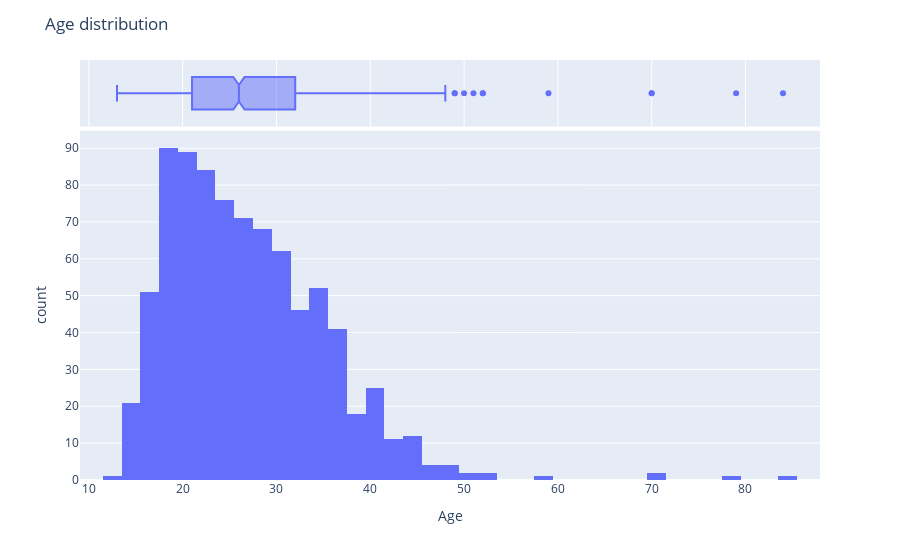

The cell this chart's notebook holds for it:
### Code cell
age_dist = px.histogram(df, x="Age", marginal="box")
age_dist.update_layout(title="Age distribution")
age_dist.show()

### Figure 1 — Plotly figure (JSON) as saved in the notebook; plotly's stock layout.template omitted (floating-point values rounded to 4 significant figures; data arrays with more than 128 entries replaced by an {"elided": "..."} marker saying what was removed)
{"data": [{"alignmentgroup": "True", "bingroup": "x", "hovertemplate": "Age=%{x}<br>count=%{y}<extra></extra>", "legendgroup": "", "marker": {"color": "#636efa", "pattern": {"shape": ""}}, "name": "", "offsetgroup": "", "orientation": "v", "showlegend": false, "type": "histogram", "x": {"elided": "835 int values"}, "xaxis": "x", "yaxis": "y"}, {"alignmentgroup": "True", "hovertemplate": "Age=%{x}<extra></extra>", "legendgroup": "", "marker": {"color": "#636efa"}, "name": "", "notched": true, "offsetgroup": "", "showlegend": false, "type": "box", "x": {"elided": "835 int values"}, "xaxis": "x2", "yaxis": "y2"}], "layout": {"barmode": "relative", "legend": {"tracegroupgap": 0}, "margin": {"t": 60}, "title": {"text": "Age distribution"}, "xaxis": {"anchor": "y", "domain": [0, 1], "title": {"text": "Age"}}, "xaxis2": {"anchor": "y2", "domain": [0, 1], "matches": "x", "showgrid": true, "showticklabels": false}, "yaxis": {"anchor": "x", "domain": [0, 0.8316], "title": {"text": "count"}}, "yaxis2": {"anchor": "x2", "domain": [0.8416, 1], "matches": "y2", "showgrid": false, "showline": false, "showticklabels": false, "ticks": ""}}}
